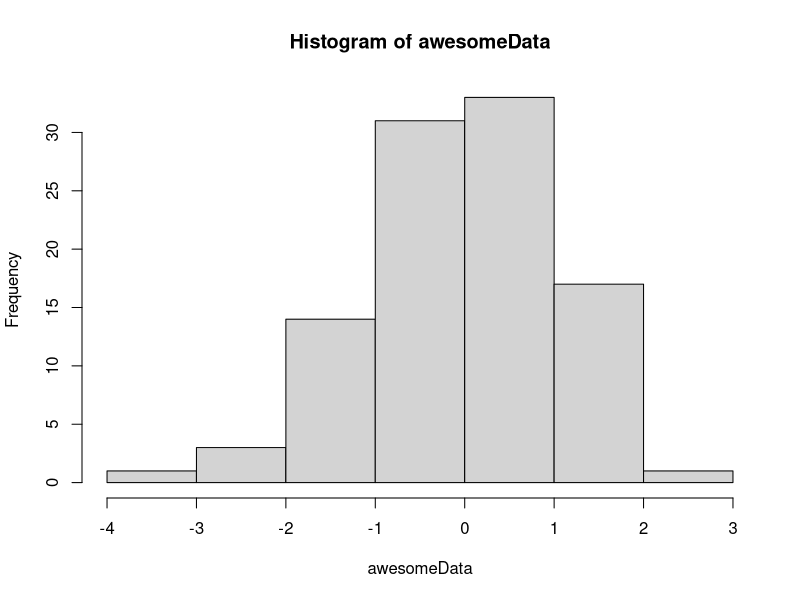

Here is the R script that generated this plot:
## ---- chunk 1
awesomeData = rnorm(100)
hist(awesomeData)
